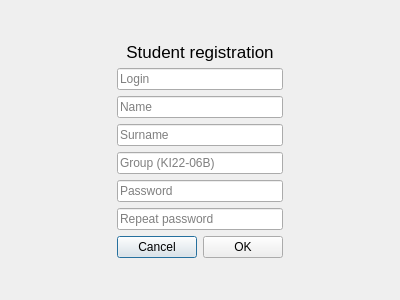
<?xml version="1.0" encoding="UTF-8"?>
<ui version="4.0">
 <class>RegWindow</class>
 <widget class="QDialog" name="RegWindow">
  <property name="geometry">
   <rect>
    <x>0</x>
    <y>0</y>
    <width>400</width>
    <height>300</height>
   </rect>
  </property>
  <property name="windowTitle">
   <string>Dialog</string>
  </property>
  <layout class="QGridLayout" name="gridLayout">
   <item row="0" column="1">
    <spacer name="verticalSpacer_2">
     <property name="orientation">
      <enum>Qt::Vertical</enum>
     </property>
     <property name="sizeHint" stdset="0">
      <size>
       <width>20</width>
       <height>73</height>
      </size>
     </property>
    </spacer>
   </item>
   <item row="1" column="0">
    <spacer name="horizontalSpacer_2">
     <property name="orientation">
      <enum>Qt::Horizontal</enum>
     </property>
     <property name="sizeHint" stdset="0">
      <size>
       <width>97</width>
       <height>20</height>
      </size>
     </property>
    </spacer>
   </item>
   <item row="1" column="1">
    <layout class="QVBoxLayout" name="verticalLayout">
     <item>
      <widget class="QLabel" name="label">
       <property name="font">
        <font>
         <pointsize>13</pointsize>
        </font>
       </property>
       <property name="text">
        <string>Student registration</string>
       </property>
       <property name="alignment">
        <set>Qt::AlignCenter</set>
       </property>
      </widget>
     </item>
     <item>
      <widget class="QLineEdit" name="lineEditlogin">
       <property name="placeholderText">
        <string>Login</string>
       </property>
      </widget>
     </item>
     <item>
      <widget class="QLineEdit" name="nameEdit">
       <property name="placeholderText">
        <string>Name</string>
       </property>
      </widget>
     </item>
     <item>
      <widget class="QLineEdit" name="surnameEdit">
       <property name="placeholderText">
        <string>Surname</string>
       </property>
      </widget>
     </item>
     <item>
      <widget class="QLineEdit" name="groupEdit">
       <property name="placeholderText">
        <string>Group (KI22-06B)</string>
       </property>
      </widget>
     </item>
     <item>
      <widget class="QLineEdit" name="lineEditpass">
       <property name="echoMode">
        <enum>QLineEdit::PasswordEchoOnEdit</enum>
       </property>
       <property name="placeholderText">
        <string>Password</string>
       </property>
      </widget>
     </item>
     <item>
      <widget class="QLineEdit" name="lineEditrepeatpass">
       <property name="text">
        <string/>
       </property>
       <property name="echoMode">
        <enum>QLineEdit::PasswordEchoOnEdit</enum>
       </property>
       <property name="placeholderText">
        <string>Repeat password</string>
       </property>
      </widget>
     </item>
     <item>
      <layout class="QHBoxLayout" name="horizontalLayout">
       <item>
        <widget class="QPushButton" name="CancelButton">
         <property name="text">
          <string>Cancel</string>
         </property>
        </widget>
       </item>
       <item>
        <widget class="QPushButton" name="OkButton">
         <property name="text">
          <string>OK</string>
         </property>
        </widget>
       </item>
      </layout>
     </item>
    </layout>
   </item>
   <item row="1" column="2">
    <spacer name="horizontalSpacer">
     <property name="orientation">
      <enum>Qt::Horizontal</enum>
     </property>
     <property name="sizeHint" stdset="0">
      <size>
       <width>97</width>
       <height>20</height>
      </size>
     </property>
    </spacer>
   </item>
   <item row="2" column="1">
    <spacer name="verticalSpacer">
     <property name="orientation">
      <enum>Qt::Vertical</enum>
     </property>
     <property name="sizeHint" stdset="0">
      <size>
       <width>20</width>
       <height>73</height>
      </size>
     </property>
    </spacer>
   </item>
  </layout>
 </widget>
 <resources/>
 <connections/>
</ui>
